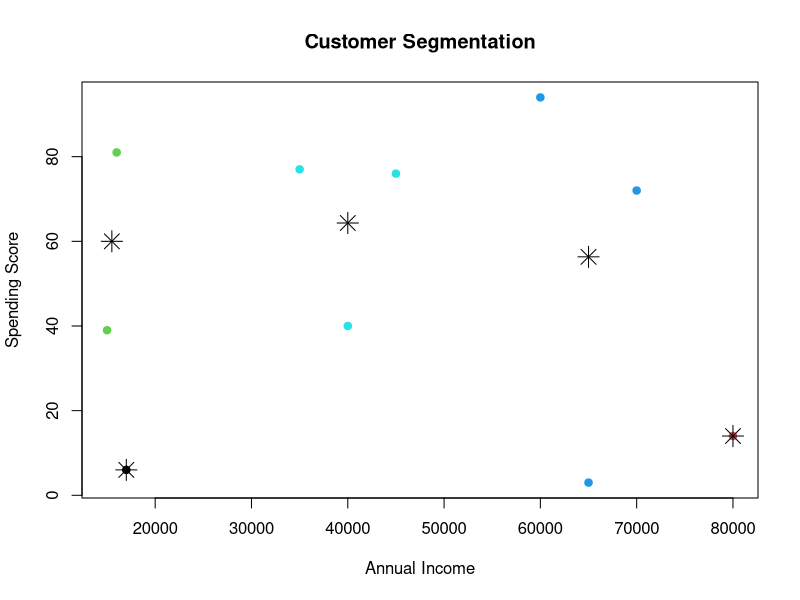

The R script that drew this image:
customers <- data.frame(
  CustomerID = c(1,2,3,4,5,6,7,8,9,10),
  Age = c(19,21,25,30,35,40,45,50,55,60),
  Gender = c("Male","Female","Female","Male","Female","Male","Female","Male","Female","Male"),
  AnnualIncome = c(15000,16000,17000,35000,40000,45000,60000,65000,70000,80000),
  SpendingScore = c(39,81,6,77,40,76,94,3,72,14)
)

set.seed(123)
clusters <- kmeans(customers[, c("AnnualIncome", "SpendingScore")], centers = 5)

customers$Cluster <- clusters$cluster

print(customers)

plot(customers$AnnualIncome, customers$SpendingScore,
     col = customers$Cluster,
     pch = 19,
     main = "Customer Segmentation",
     xlab = "Annual Income",
     ylab = "Spending Score")

points(clusters$centers[,1], clusters$centers[,2], pch = 8, cex = 2)
